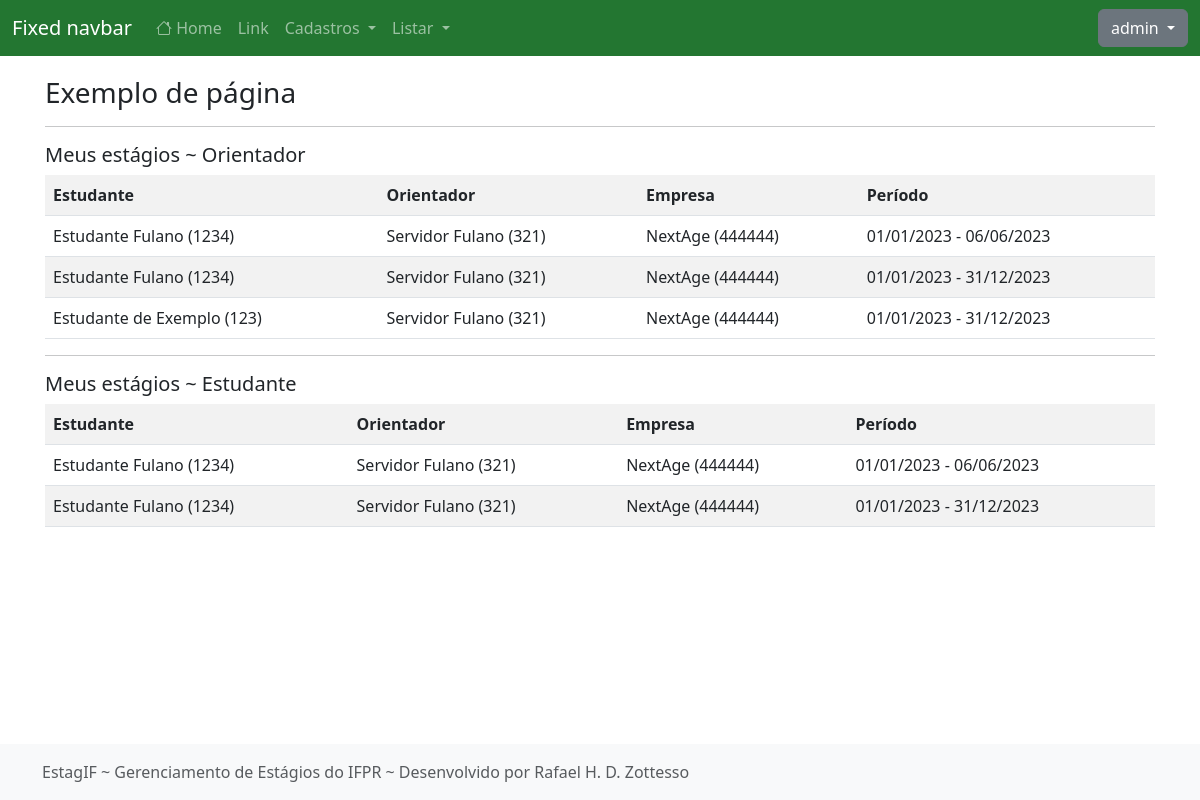
The app's page / (signed in) with its own data.
### cadastros/models.py (models this page shows, shortened)
class Estagio(models.Model):
    estudante = models.ForeignKey(Estudante, on_delete=models.PROTECT)
    intermediario = models.ForeignKey(Intermediario, on_delete=models.PROTECT, verbose_name="intermediário")
    unidade_concedente = models.ForeignKey(UnidadeConcedente, on_delete=models.PROTECT)
    responssvel_empresa = models.ForeignKey(Responsavel, on_delete=models.PROTECT, verbose_name="responsável na empresa")
    orientador = models.ForeignKey(Servidor, on_delete=models.PROTECT)
    data_inicio = models.DateTimeField(verbose_name="data de início")
    data_termino = models.DateTimeField(verbose_name="data de término", null=True)
    ch_semanal = models.IntegerField(verbose_name="carga horária semanal")
    situacao = models.ForeignKey(Situacao, on_delete=models.PROTECT, verbose_name="situação")
    observacoes = models.TextField(blank=True, null=True, verbose_name="observações")
    data_protocolo = models.DateTimeField(auto_now_add=True)
    atualizado_em = models.DateTimeField(auto_now=True)
    cadastrado_em = models.DateTimeField(auto_now_add=True)
    cadastrado_por = models.ForeignKey(User, on_delete=models.PROTECT)
    class Meta:
        verbose_name = "Estágio"
        ordering = ['-data_inicio']

class Estudante(models.Model):
    nome = models.CharField(max_length=50)
    cpf = models.CharField(max_length=14, verbose_name="CPF", unique=True)
    data_nascimento = models.DateField()
    telefone = models.CharField(max_length=15)
    email = models.EmailField(max_length=100)
    matricula = models.CharField(max_length=15, verbose_name="matrícula")
    curso = models.ForeignKey(Curso, on_delete=models.PROTECT)
    campus = models.ForeignKey(Campus, on_delete=models.PROTECT)
    usuario = models.OneToOneField(User, on_delete=models.CASCADE)
    atualizado_em = models.DateTimeField(auto_now=True)
    cadastrado_em = models.DateTimeField(auto_now_add=True)
    def __str__(self):
        return f"{self.nome} ({self.matricula})"

class Servidor(models.Model):
    nome = models.CharField(max_length=50)
    cpf = models.CharField(max_length=14, verbose_name="CPF", unique=True)
    data_nascimento = models.DateField()
    telefone = models.CharField(max_length=15)
    email = models.EmailField(max_length=100)
    siape = models.CharField(max_length=15, verbose_name="SIAPE")
    campus = models.ForeignKey(Campus, on_delete=models.PROTECT)
    usuario = models.OneToOneField(User, on_delete=models.CASCADE)
    atualizado_em = models.DateTimeField(auto_now=True)
    cadastrado_em = models.DateTimeField(auto_now_add=True)
    def __str__(self):
        return f"{self.nome} ({self.siape})"
    class Meta:
        verbose_name_plural = "Servidores"

class UnidadeConcedente(models.Model):
    nome = models.CharField(max_length=50)
    email = models.EmailField(max_length=100)
    telefone = models.CharField(max_length=15)
    documento = models.CharField(max_length=18, help_text="Preencha com o CNPJ ou CPF (caso pessoa física)")
    atualizado_em = models.DateTimeField(auto_now=True)
    cadastrado_em = models.DateTimeField(auto_now_add=True)
    def __str__(self):
        return f"{self.nome} ({self.documento})"
    class Meta:
        verbose_name_plural = "Unidades Concedentes"

### paginas/views.py (the view)
# urls.py: path("", IndexView.as_view(), name="pagina-inicial"),
class IndexView(TemplateView):
    template_name = "paginas/index.html"
    def get_context_data(self, *args, **kwargs):
        dados = super().get_context_data(*args, **kwargs)
        if (self.request.user.is_authenticated):
            dados["estagios_estudante"] = Estagio.objects.filter(
                estudante__usuario = self.request.user,
            ).select_related("estudante", "orientador", "unidade_concedente")
            dados["estagios_orientador"] = Estagio.objects.filter(
                orientador__usuario=self.request.user,
            ).select_related("estudante", "orientador", "unidade_concedente")
        return dados

### paginas/templates/paginas/index.html
{% extends 'paginas/modelo.html' %}
{% load static %}
{% block conteudo %}
<h3 class="mt-3">Exemplo de página</h3>
<hr>
{% if request.user.is_authenticated %}
<h5>Meus estágios ~ Orientador</h5>
<table class="table table-striped">
    <tr>
        <th>Estudante</th>
        <th>Orientador</th>
        <th>Empresa</th>
        <th>Período</th>
    </tr>
    {% for estagio in estagios_orientador %}
    <tr>
        <td>{{ estagio.estudante }}</td>
        <td>{{ estagio.orientador }}</td>
        <td>{{ estagio.unidade_concedente }}</td>
        <td>
            {{ estagio.data_inicio|date:"d/m/Y" }}
            -
            {{ estagio.data_termino|date:"d/m/Y" }}
        </td>
    </tr>
    {% empty %}
    <tr>
        <th colspan="100%">Nenhum estágio encontrado.</th>
    </tr>
    {% endfor %}
</table>
<hr>
<h5>Meus estágios ~ Estudante</h5>
<table class="table table-striped">
    <tr>
        <th>Estudante</th>
        <th>Orientador</th>
        <th>Empresa</th>
        <th>Período</th>
    </tr>
    {% for estagio in estagios_estudante %}
    <tr>
        <td>{{ estagio.estudante }}</td>
        <td>{{ estagio.orientador }}</td>
        <td>{{ estagio.unidade_concedente }}</td>
        <td>
            {{ estagio.data_inicio|date:"d/m/Y" }}
             -
            {{ estagio.data_termino|date:"d/m/Y" }}</td>
    </tr>
    {% empty %}
    <tr>
        <th colspan="100%">Nenhum estágio encontrado.</th>
    </tr>
    {% endfor %}
</table>
{% else %}
<p>
    Faça o login ou se registre no sistema.
</p>
{% endif %}
{% endblock %}

### paginas/templates/paginas/modelo.html (shortened to what this page needs)
{% load static %}
<!doctype html>
<html lang="pt-br" class="h-100">
<head>
    <link href="{% static 'css/bootstrap.min.css' %}" rel="stylesheet">
    <link href="{% static 'css/sticky-footer-navbar.css' %}" rel="stylesheet">
    <link href="{% static 'css/ifpr.css' %}" rel="stylesheet">
    <link rel="stylesheet" href="https://cdn.jsdelivr.net/npm/bootstrap-icons@1.10.3/font/bootstrap-icons.css">
</head>
<body class="d-flex flex-column h-100">
    {% block menu %}
    <header>
        <nav class="navbar navbar-expand-md navbar-dark fixed-top bg-verde-escuro">
            <div class="container-fluid">
                <a class="navbar-brand" href="#">Fixed navbar</a>
                <div class="collapse navbar-collapse" id="navbarCollapse">
                    <ul class="navbar-nav me-auto mb-2 mb-md-0">
                        <li class="nav-item">
                            <a class="nav-link" aria-current="page" href="{% url 'pagina-inicial' %}"><i class="bi bi-house"></i> Home</a>
                        </li>
                        <li class="nav-item">
                            <a class="nav-link" href="#">Link</a>
                        </li>
                        {% if request.user.is_authenticated %}
                        <li class="nav-item dropdown">
                            <a class="nav-link dropdown-toggle" href="#" role="button" data-bs-toggle="dropdown"
                                aria-expanded="false">
                                Cadastros
                            </a>
                        </li>
                        <li class="nav-item dropdown">
                            <a class="nav-link dropdown-toggle" href="#" role="button" data-bs-toggle="dropdown"
                                aria-expanded="false">
                                Listar
                            </a>
                        </li>
                        {% endif %}
                    </ul>
                    {% if not request.user.is_authenticated %}
                    <a href="{% url 'login' %}" class="btn btn-light">
                        Login
                    </a>
                    {% else %}
                    <div class="dropdown">
                        <button class="btn btn-secondary dropdown-toggle" type="button" data-bs-toggle="dropdown" aria-expanded="false">
                            {{ request.user.username }}
                        </button>
                    </div>
                    {% endif %}
                </div>
            </div>
        </nav>
    </header>
    {% endblock %}
    <main class="flex-shrink-0">
        <div class="container">
            {% block conteudo %}{% endblock %}
        </div>
    </main>
    <footer class="footer mt-auto py-3 bg-light">
        <div class="container">
            <span class="text-muted">
                {% block rodape %}
                EstagIF
                ~
                Gerenciamento de Estágios do IFPR
                ~
                Desenvolvido por Rafael H. D. Zottesso</span>
                {% endblock %}
        </div>
    </footer>
</body>
</html>

### static/css/sticky-footer-navbar.css (style rules this page uses)
main>.container { padding: 60px 15px 0; }
.bi { vertical-align: -.125em; fill: currentColor; }

### static/css/ifpr.css (style rules this page uses)
:root { --amarelo-claro: hsl(44, 100%, 58%); --amarelo: hsl(44, 100%, 48%); --amarelo-escuro: hsl(44, 100%, 38%); --azul-claro: hsl(201, 100%, 41%); --azul: hsl(201, 100%, 31%); --azul-escuro: hsl(201, 100%, 21%); --cinza-claro: #F1F1F1; --cinza: #BDBDBD; --cinza-escuro: #525252; --verde-claro: hsl(130, 54%, 50%); --verde: hsl(130, 54%, 40%); --verde-escuro: hsl(130, 54%, 30%); --vermelho-claro: hsl(358, 78%, 55%); --vermelho: hsl(358, 78%, 45%); --vermelho-escuro: hsl(358, 78%, 35%) }
.bg-verde-escuro { background-color: var(--verde-escuro); color: #ffffff; }

### paginas/templates/paginas/modelo.html (style rules this page uses)
.bi { vertical-align: 0; }

### records on screen
Estagio: estudante "Estudante Fulano (1234)", orientador "Servidor Fulano (321)", unidade_concedente "NextAge (444444)", data_inicio "01/01/2023", data_termino "06/06/2023"
Estagio: estudante "Estudante Fulano (1234)", orientador "Servidor Fulano (321)", unidade_concedente "NextAge (444444)", data_inicio "01/01/2023", data_termino "31/12/2023"
Estagio: estudante "Estudante de Exemplo (123)", orientador "Servidor Fulano (321)", unidade_concedente "NextAge (444444)", data_inicio "01/01/2023", data_termino "31/12/2023"

### other values on screen
{{ request.user.username }} "admin"
